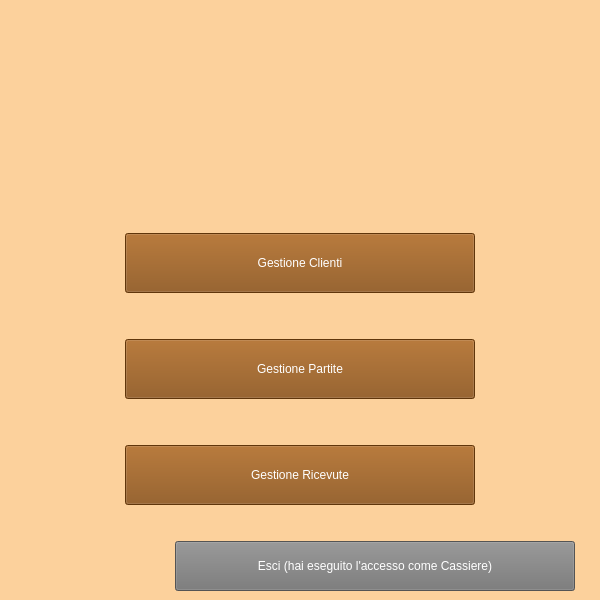
<?xml version="1.0" encoding="UTF-8"?>
<ui version="4.0">
 <class>Form</class>
 <widget class="QWidget" name="Form">
  <property name="geometry">
   <rect>
    <x>0</x>
    <y>0</y>
    <width>600</width>
    <height>600</height>
   </rect>
  </property>
  <property name="minimumSize">
   <size>
    <width>600</width>
    <height>600</height>
   </size>
  </property>
  <property name="maximumSize">
   <size>
    <width>600</width>
    <height>600</height>
   </size>
  </property>
  <property name="windowTitle">
   <string>Cassiere</string>
  </property>
  <property name="styleSheet">
   <string notr="true">background-color: #FCD19C</string>
  </property>
  <widget class="QWidget" name="verticalLayoutWidget">
   <property name="geometry">
    <rect>
     <x>10</x>
     <y>10</y>
     <width>581</width>
     <height>581</height>
    </rect>
   </property>
   <layout class="QVBoxLayout" name="verticalLayout">
    <item>
     <layout class="QHBoxLayout" name="horizontalLayout_5">
      <item>
       <widget class="QLabel" name="label">
        <property name="minimumSize">
         <size>
          <width>150</width>
          <height>150</height>
         </size>
        </property>
        <property name="maximumSize">
         <size>
          <width>150</width>
          <height>150</height>
         </size>
        </property>
        <property name="text">
         <string/>
        </property>
        <property name="pixmap">
         <pixmap>../../Logo_bowling.png</pixmap>
        </property>
        <property name="scaledContents">
         <bool>true</bool>
        </property>
       </widget>
      </item>
     </layout>
    </item>
    <item>
     <spacer name="verticalSpacer">
      <property name="orientation">
       <enum>Qt::Vertical</enum>
      </property>
      <property name="sizeType">
       <enum>QSizePolicy::Expanding</enum>
      </property>
      <property name="sizeHint" stdset="0">
       <size>
        <width>20</width>
        <height>40</height>
       </size>
      </property>
     </spacer>
    </item>
    <item>
     <layout class="QVBoxLayout" name="verticalLayout_3">
      <item>
       <layout class="QHBoxLayout" name="horizontalLayout_2">
        <item>
         <widget class="QPushButton" name="clientiButton">
          <property name="minimumSize">
           <size>
            <width>350</width>
            <height>60</height>
           </size>
          </property>
          <property name="maximumSize">
           <size>
            <width>350</width>
            <height>60</height>
           </size>
          </property>
          <property name="styleSheet">
           <string notr="true">color: white;  background-color: #874B0F</string>
          </property>
          <property name="text">
           <string>Gestione Clienti</string>
          </property>
         </widget>
        </item>
       </layout>
      </item>
      <item>
       <spacer name="verticalSpacer_3">
        <property name="orientation">
         <enum>Qt::Vertical</enum>
        </property>
        <property name="sizeType">
         <enum>QSizePolicy::Fixed</enum>
        </property>
        <property name="sizeHint" stdset="0">
         <size>
          <width>20</width>
          <height>40</height>
         </size>
        </property>
       </spacer>
      </item>
      <item>
       <layout class="QHBoxLayout" name="horizontalLayout_3">
        <item>
         <widget class="QPushButton" name="partiteButton">
          <property name="minimumSize">
           <size>
            <width>350</width>
            <height>60</height>
           </size>
          </property>
          <property name="maximumSize">
           <size>
            <width>350</width>
            <height>60</height>
           </size>
          </property>
          <property name="styleSheet">
           <string notr="true">color: white;  background-color: #874B0F</string>
          </property>
          <property name="text">
           <string>Gestione Partite</string>
          </property>
         </widget>
        </item>
       </layout>
      </item>
      <item>
       <spacer name="verticalSpacer_4">
        <property name="orientation">
         <enum>Qt::Vertical</enum>
        </property>
        <property name="sizeType">
         <enum>QSizePolicy::Fixed</enum>
        </property>
        <property name="sizeHint" stdset="0">
         <size>
          <width>20</width>
          <height>40</height>
         </size>
        </property>
       </spacer>
      </item>
      <item>
       <layout class="QHBoxLayout" name="horizontalLayout_4">
        <item>
         <widget class="QPushButton" name="ricevuteButton">
          <property name="minimumSize">
           <size>
            <width>350</width>
            <height>60</height>
           </size>
          </property>
          <property name="maximumSize">
           <size>
            <width>350</width>
            <height>60</height>
           </size>
          </property>
          <property name="styleSheet">
           <string notr="true">color: white;  background-color: #874B0F</string>
          </property>
          <property name="text">
           <string>Gestione Ricevute</string>
          </property>
         </widget>
        </item>
       </layout>
      </item>
     </layout>
    </item>
    <item>
     <spacer name="verticalSpacer_2">
      <property name="orientation">
       <enum>Qt::Vertical</enum>
      </property>
      <property name="sizeType">
       <enum>QSizePolicy::Fixed</enum>
      </property>
      <property name="sizeHint" stdset="0">
       <size>
        <width>20</width>
        <height>30</height>
       </size>
      </property>
     </spacer>
    </item>
    <item>
     <layout class="QHBoxLayout" name="horizontalLayout">
      <item>
       <spacer name="horizontalSpacer">
        <property name="orientation">
         <enum>Qt::Horizontal</enum>
        </property>
        <property name="sizeType">
         <enum>QSizePolicy::Fixed</enum>
        </property>
        <property name="sizeHint" stdset="0">
         <size>
          <width>150</width>
          <height>10</height>
         </size>
        </property>
       </spacer>
      </item>
      <item>
       <widget class="QPushButton" name="esciButton">
        <property name="minimumSize">
         <size>
          <width>400</width>
          <height>50</height>
         </size>
        </property>
        <property name="maximumSize">
         <size>
          <width>400</width>
          <height>50</height>
         </size>
        </property>
        <property name="styleSheet">
         <string notr="true">color: white;  background-color: #757575</string>
        </property>
        <property name="text">
         <string>Esci (hai eseguito l'accesso come Cassiere)</string>
        </property>
        <property name="shortcut">
         <string>Backspace</string>
        </property>
       </widget>
      </item>
     </layout>
    </item>
   </layout>
  </widget>
 </widget>
 <resources/>
 <connections/>
</ui>
